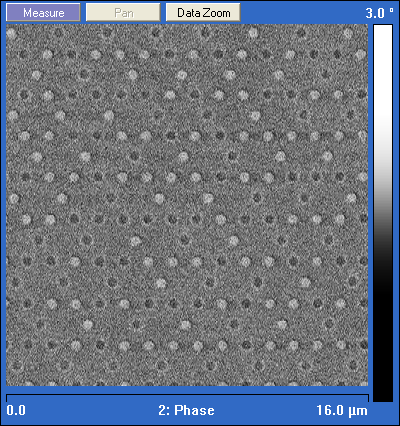
#> input picture TestImages/PerpendicularKagome.bmp, 400 x 426 px
$ python Base.py TestImages/PerpendicularKagome.bmp
#> lines starting #> are read from the running program, lines starting #| are printed output that depends on the picture; after the words box and inside, x2 and y2 are one past the last pixel; in counts of white or black regions, pixels touching at a corner belong together; long printed decimals are rounded
### nodeNetwork.py
"""
This file contains the class NodeNetwork which is meant to be an abstract class to contain a network of points over an image.
The class is given an image, 4 corners of a quadrangle, and a number of rows and columns, it then creates a grid over the image of sample points.
You must implement the method getSamplePointsFromSquare() in order to get the sample points to show up in the image.
One "square" should generally be a small repeatable unit for the pattern of the sample. (e.g. one island cluster, one island, etc)

Once the grid is created, it can be split at a given row/col in order to create another "fixed point" which can be moved around.
The NodeNetwork will interpolate a grid between every quadrangle of four fixed points, allowing flexibility for a user to account for distortion in an image.
The output of the nodenetwork will generally just be reading the color of each of the sample points.
"""

import cv2
import numpy as np
import math
from random import random, sample
import time

#constants
WHITE=(255,255,255)
BLACK=(0,0,0)
GREEN=(0,255,0)
BLUE=(255,0,0)
RED=(0,0,255)

#takes in an [x1,y1] and [x2,y2] and returns their distance
def dist(point1, point2):
    return math.sqrt(math.pow(point1[0] - point2[0], 2)+math.pow(point1[1] - point2[1], 2))
#takes in an [x1,y1] and [x2,y2] and returns a point a certain percent between the two
def getIntermediate(point1,point2,percent):
    return [(point2[0]-point1[0])*percent+point1[0], (point2[1]-point1[1])*percent+point1[1]]


#Basic class to hold an x and y value
class Node:
    def __init__(self,x,y):
        self.x=x;
        self.y=y;
    def xyAsIntTuple(self):
        return (int(self.x),int(self.y))
    def xyAsArray(self):
        return [self.x,self.y]
    def drawLineTo(self,node,im):
        im=cv2.line(im, self.xyAsIntTuple(), node.xyAsIntTuple(), RED, 2)
    def copy(self):
        return Node(self.x,self.y)
    def __str__(self):
        return "("+str(self.x)+","+str(self.y)+")"

#turns [x,y] into (x,y)
def xyArrayToIntTuple(arr):
    return (int(arr[0]),int(arr[1]))


#main class
class NodeNetwork:
    def __init__(self,topLeft,topRight,bottomLeft,bottomRight,rows, cols, image,pointSampleRadius=5,borderWidth=0,colorBias=0):
        #make border
        self.borderWidth=borderWidth
        imHeight=len(image)
        imWidth=len(image[0])
        base=np.zeros((imHeight+2*borderWidth,imWidth+2*borderWidth,3),dtype=np.uint8)
        base[:,:]=127
        base[borderWidth:imHeight+borderWidth,borderWidth:imWidth+borderWidth]=image
        image=base


        self.colorBias=colorBias
        self.image=image
        cv2.waitKey(0)


        #how far around the pixel to look when determining the color of a point
        assert(pointSampleRadius%2==1)#must be odd
        self.pointSampleWidth=pointSampleRadius
        self.bwImage=self.makeBWImage(image)

        #number of rows and columns
        self.rows=rows;
        self.cols=cols;

        #variables to help with point dragging
        self.selectedPoint=None;
        self.dragging=False

        #format {row: rowIndex, col:colIndex, node:Node}
        self.fixedPoints=[
        {"row":0,"col":0,"node":topLeft},
        {"row":0,"col":cols-1,"node":topRight},
        {"row":rows-1,"col":0,"node":bottomLeft},
        {"row":rows-1, "col":cols-1, "node":bottomRight}
            ]

        #defines boundaries
        self.topLeft=self.fixedPoints[0]["node"];
        self.topRight=self.fixedPoints[1]["node"];
        self.bottomLeft=self.fixedPoints[2]["node"];
        self.bottomRight=self.fixedPoints[3]["node"];

        #rows and columns which contain fixed points
        self.fixedRows=[0,rows-1]
        self.fixedCols=[0,cols-1]


        #array of stored samplepoints
        self.samplePoints=[]
        self.setSamplePoints()

    def getBaseImage(self):
        return self.image.copy()

    #turn an image black and white so that it can be easily sampled to find the color of a point
    def makeBWImage(self,image):
        avg_color_per_row = np.average(image, axis=0)
        avg_color = np.average(avg_color_per_row, axis=0)
        avg=np.average(avg_color,axis=0)
        print("Average color:",avg)

        if(self.pointSampleWidth>0):
            blur = cv2.GaussianBlur(image,(self.pointSampleWidth,self.pointSampleWidth),0)
        else:
            blur=image.copy()
        self.blurredImage=blur
        blur=cv2.cvtColor(blur,cv2.COLOR_RGB2GRAY)
        self.BWImage=cv2.adaptiveThreshold(blur, 255, cv2.ADAPTIVE_THRESH_MEAN_C, cv2.THRESH_BINARY, 11,0)
        self.BWImage=cv2.cvtColor(self.BWImage,cv2.COLOR_GRAY2RGB)
        #ret,self.BWImage=cv2.threshold(blur,avg+self.colorBias,255,cv2.THRESH_BINARY)
        cv2.imwrite("bw.jpg", self.BWImage);

    # [33 lines left out: functions countErrors, jiggleNearestFixedPoint, not called in this run]


    #draws the current grid onto an image
    def draw(self,im,samplePointSize=2,showGrid=True):

        #draw all fixed points
        sortedPoints=self.getSortedFixedPoints()
        for (i,point) in enumerate(self.getSortedFixedPoints()):
            #draw fixed point
            im=cv2.circle(im,point["node"].xyAsIntTuple(), 5,RED,-1)

            #hasGrid represents if the point is the topLeft corner of a subgrid
            hasGrid=True;
            topLeft=point
            topLeftCoord=point["node"].xyAsArray()
            if(i==len(sortedPoints)-1):#bottomLeftCorner
                hasGrid=False
            elif(point["row"]==self.rows-1):#bottomRow
                hasGrid=False
            elif(point["col"]==self.cols-1):#last col
                hasGrid=False
            else:#has a valid grid
                #if it has a valid grid then get the coordinants of the verticies
                topRight=sortedPoints[i+1]
                bottomLeft=sortedPoints[i+len(self.fixedCols)]
                bottomRight=sortedPoints[i+len(self.fixedCols)+1]
                cols=topRight["col"]-topLeft["col"]
                rows=bottomLeft["row"]-topLeft["row"]

                topRightCoord=topRight["node"].xyAsArray()
                bottomLeftCoord=bottomLeft["node"].xyAsArray()
                bottomRightCoord=bottomRight["node"].xyAsArray()

                #draw the outline and grid
                if showGrid or self.dragging:
                    im=cv2.line(im,xyArrayToIntTuple(topLeftCoord),xyArrayToIntTuple(topRightCoord),BLACK,1)
                    im=cv2.line(im,xyArrayToIntTuple(topLeftCoord),xyArrayToIntTuple(bottomLeftCoord),BLACK,1)
                    im=cv2.line(im,xyArrayToIntTuple(bottomLeftCoord),xyArrayToIntTuple(bottomRightCoord),BLACK,1)
                    im=cv2.line(im,xyArrayToIntTuple(topRightCoord),xyArrayToIntTuple(bottomRightCoord),BLACK,1)

                    for (startX,startY,endX,endY) in zip(np.linspace(topLeftCoord[0],topRightCoord[0],cols+1), np.linspace(topLeftCoord[1],topRightCoord[1],cols+1), np.linspace(bottomLeftCoord[0],bottomRightCoord[0],cols+1), np.linspace(bottomLeftCoord[1],bottomRightCoord[1],cols+1)):
                        im=cv2.line(im,(int(startX),int(startY)),(int(endX),int(endY)),RED,1)
                    for (startX,startY,endX,endY) in zip(np.linspace(topLeftCoord[0],bottomLeftCoord[0],rows+1), np.linspace(topLeftCoord[1],bottomLeftCoord[1],rows+1), np.linspace(topRightCoord[0],bottomRightCoord[0],rows+1), np.linspace(topRightCoord[1],bottomRightCoord[1],rows+1)):
                        im=cv2.line(im,(int(startX),int(startY)),(int(endX),int(endY)),RED,1)

        #draw the sample points if we are not dragging
        if not self.dragging:
            self.drawSamplePoints(im,size=samplePointSize)


    def drawSamplePoints(self,im,size=2):
        samplePoints=self.samplePoints
        for (rowI, row) in enumerate(samplePoints):
            for (vertexI, vertex) in enumerate(row):
                for (pointI, point) in enumerate(vertex):
                    #Draw Point based on color
                    if(point[2]==1):
                        color=RED
                    elif(point[2]==0):
                        color=GREEN
                    elif(point[2]==-1):
                        color=BLUE

                    im=cv2.circle(im,(int(point[0]),int(point[1])),size,color,-1)

                    #Check for errors:
                    if(self.hasError(samplePoints,rowI,vertexI,pointI)):
                        im=cv2.circle(im,(int(point[0]),int(point[1])),5,GREEN,2)

    #given a given row, vertex, point. Determine if there is an error or not
    def hasError(self, samplePoints, rowI, vertexI, pointI):
        raise Exception("You need to define this function")

    #generates the grid based on the subgrids
    def getGrid(self):
        #generate an empty grid representing each point
        grid=[]
        for row in range(self.rows):
            grid.append([])
            for col in range(self.cols):
                grid[len(grid)-1].append("")

        #loop through each fixed point and draw the grid that it is the top left of
        sortedPoints=self.getSortedFixedPoints()
        for (i,point) in enumerate(self.getSortedFixedPoints()):

            #make sure that point is the topleft ofo a grid and not an edge
            hasGrid=True;
            topLeft=point
            topLeftCoord=point["node"].xyAsArray()
            if(i==len(sortedPoints)-1):#bottomLeftCorner
                hasGrid=False
            elif(point["row"]==self.rows-1):#bottomRow
                hasGrid=False
            elif(point["col"]==self.cols-1):#last col
                hasGrid=False
            else:#has a valid grid
                #get grid coordinates if valid grid
                topRight=sortedPoints[i+1]
                bottomLeft=sortedPoints[i+len(self.fixedCols)]
                bottomRight=sortedPoints[i+len(self.fixedCols)+1]
                cols=topRight["col"]-topLeft["col"]
                rows=bottomLeft["row"]-topLeft["row"]

                topRightCoord=topRight["node"].xyAsArray()
                bottomLeftCoord=bottomLeft["node"].xyAsArray()
                bottomRightCoord=bottomRight["node"].xyAsArray()

            #get all the points in that subgrid
            if(hasGrid):
                for (rowI, rowStartX,rowStartY,rowEndX,rowEndY) in  zip(range(0,rows+1), np.linspace(topLeftCoord[0],bottomLeftCoord[0],rows+1), np.linspace(topLeftCoord[1],bottomLeftCoord[1],rows+1), np.linspace(topRightCoord[0],bottomRightCoord[0],rows+1), np.linspace(topRightCoord[1],bottomRightCoord[1],rows+1)):
                    for(colI, pointX, pointY) in zip(range(0,cols+1), np.linspace(rowStartX,rowEndX,cols+1), np.linspace(rowStartY,rowEndY,cols+1)):
                        grid[point["row"]+rowI][point["col"]+colI]=[pointX,pointY]
        return grid

    #given an x, y. Find whether that point in the image should be considered black or white
    # [38 lines left out: functions sampleImageColor, sampleImage, not called in this run]

    #get sample points as [row][vertex][island] which is an array [x,y,color]
    def setSamplePoints(self):
        image=self.image


        grid=self.getGrid()
        samplePoints=[]
        for (rowI, row) in enumerate(grid[:-1]):
            samplePoints.append([])
            for (pointI,point) in enumerate(row[:-1]):

                #get corners of square
                topLeft=point
                topRight=grid[rowI][pointI+1]
                bottomLeft=grid[rowI+1][pointI]
                bottomRight=grid[rowI+1][pointI+1]

                squareSamplePoints=self.getSamplePointsFromSquare(topLeft,topRight,bottomLeft,bottomRight, row=rowI, col=pointI)
                #get what color each point is

                for samplePoint in squareSamplePoints:

                    samplePoint.append(self.sampleImage(samplePoint[0],samplePoint[1]))


                samplePoints[-1].append(squareSamplePoints)
        self.samplePoints=samplePoints

    def getSamplePointsFromSquare(self,topLeft,topRight,bottomLeft,bottomRight,row=0):
        raise Exception("You need to define this function")

    #given an x,y find the nearest sample point and cycle it between black/white/error states
    # [56 lines left out: functions toggleNearestSamplePoint, getNearestPoint, getNearestFixedPoint, getNearestSamplePoint, not called in this run]

    def selectNearestFixedPoint(self,x,y):
        self.selectedPoint=self.getNearestFixedPoint(x,y)

    #splits gridi into four at the closest ponit
    def splitAtClosestPoint(self,x,y):
        a=self.getNearestPoint(x,y)
        self.addFixedPointRecursive(Node(a["point"][0], a["point"][1]), a["row"], a["col"])

    #get the position of a point at given row and column
    def getPointPosition(self,row,col):
        return self.getGrid()[row][col]

    #adds a fixed point to a row and col
    #BE CAREFUL IT WILL NOT CHECK IF OTHER POINTS NEED TO BE ADDED TO MAKE EVERYTHING SQUARE
    def addFixedPointNotRecursive(self,node,row,col):
        for fixedPoint in self.fixedPoints:
            if(fixedPoint["row"]==row and fixedPoint["col"]==col):
                return;


        if row not in self.fixedRows:
            self.fixedRows.append(row)
        if col not in self.fixedCols:
            self.fixedCols.append(col)
        self.fixedPoints.append({"row":row, "col":col, "node":node})

    #safe to use function to make a given row and col location a fixed point
    #(not actually recursive, it is just called that from when it used to be)
    # [17 lines left out: function addFixedPointRecursive, not called in this run]

    #get fixed points sorted left-to-right, top-to-bottom
    def getSortedFixedPoints(self):
        def eval(node):
            return node["row"]*2*self.cols+node["col"]
        self.fixedPoints.sort(key=eval)
        return self.fixedPoints

    #drag to x,y
    # [10 lines left out: functions updateDragging, stopDragging, not called in this run]

    #draw output
    #this will simply draw a colored circle at each point, for better drawing overwrite
    #this function in the subclass
    def drawData(self, im):
        if not self.dragging:
            samplePoints=self.samplePoints
            height, width, channels = im.shape
            for (rowI, row) in enumerate(samplePoints):
                for (vertexI, vertex) in enumerate(row):
                    for (pointI, point) in enumerate(vertex):
                        if(point[2]==1):
                            color=WHITE
                        else:
                            color=BLACK
                        im=cv2.circle(im, (int(point[0]),int(point[1])), 3, color, -1)

    #spit out all the point data. Generally it is better to  reemplement this in the subclass
    def dataAsString(self):
        string=""
        for (rowI, row) in enumerate(self.samplePoints):
            for (vertexI, vertex) in enumerate(row):
                for (pointI, point) in enumerate(vertex):
                    string+=str(point[2])+", "
                string+="\t"
            string+="\n"
        return string

    #add row to end of lattice
    # [23 lines left out: functions addRow, addCol, not called in this run]

    #remove last row
    def removeRow(self):
        if self.rows<=2:
            return

        #Save the positions of the fixed points in the row to be removed
        savedPoints=[point for point in self.getSortedFixedPoints() if point["row"]==self.rows-1]

        self.rows-=1
        self.fixedRows.remove(self.rows)
        self.fixedRows.append(self.rows-1)

        #remove fixed points in removed row
        self.fixedPoints=[point for point in self.fixedPoints if point["row"]<self.rows]
        self.fixedCols.sort()
        for (point,col) in zip(savedPoints, self.fixedCols):
            self.addFixedPointNotRecursive(point["node"],self.rows-1,col)
        self.setSamplePoints()


    #removes the last column from the lattice
    def removeCol(self):
        #must have at least two columns
        if self.cols<=2:
            return;

        #save the fixed points in the last column because we have to move them up one
        savedPoints=[point for point in self.getSortedFixedPoints() if point["col"]==self.cols-1]

        #remove column
        self.cols-=1
        self.fixedCols.remove(self.cols)

        #fix the last column
        if self.cols-1 not in self.fixedCols:
            self.fixedCols.append(self.cols-1)

        #add back in the fixed points
        self.fixedPoints=[point for point in self.fixedPoints if point["col"]<self.cols]
        self.fixedRows.sort()
        for (point,row) in zip(savedPoints, self.fixedRows):
            self.addFixedPointNotRecursive(point["node"],row,self.cols-1)
        self.setSamplePoints()

### Base.py
import cv2
import numpy as np
import argparse
from nodeNetwork import *

#Set up argparser to allow for input image
parser = argparse.ArgumentParser(description='MFM image analysis')
parser.add_argument('image', metavar='image', type=str, nargs='+',help='Path of image')
args=parser.parse_args()

try:
    image = cv2.imread(args.image[0])
#> image is the input picture: shape (426, 400, 3); mean B, G, R 129.4, 115.9, 107.6
    image = cv2.resize(image, (1000,1000))
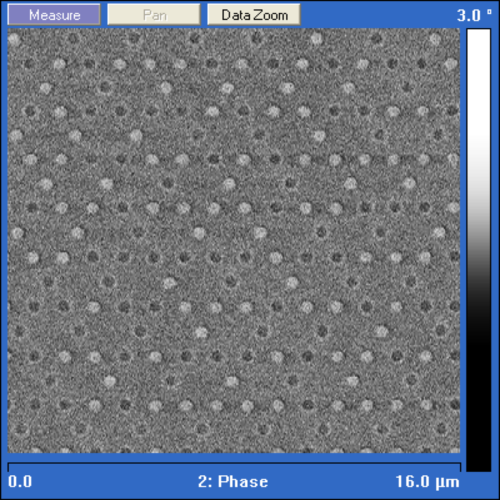
#> image: shape (1000, 1000, 3) (shown at 1/2 size); mean B, G, R 129.3, 115.8, 107.5
except:
    raise Exception("File not found")

#constants
WHITE=(255,255,255)
BLACK=(0,0,0)
GREEN=(0,255,0)
BLUE=(255,0,0)
RED=(0,0,255)

shiftConstant=0.25

class SquareNodeNetwork(NodeNetwork):

    #this will return the four points inside a square
    def getSamplePointsFromSquare(self,topLeft,topRight,bottomLeft,bottomRight,row=0,col=0):
        return []

    #this shows when two sides are both black/white which means the data is being read wrong
    def hasError(self, samplePoints, rowI, vertexI, pointI):
        return False


    def drawData(self,im):
        super().drawData(im)

n=SquareNodeNetwork(Node(10,10),Node(800,10),Node(30,800),Node(700,700),10,10,image)
#> in __init__, `imHeight=len(image)`: imHeight = 1000
#> in makeBWImage, `avg_color_per_row = np.average(image, axis=0)`: avg_color_per_row = 1000 rows, first 8: [0, 0, 0], [19.79, 10.39, 4.98], [97.55, 52.76, 23.89], [176.2, 94.56, 43.8], [196.1, 105.5, 48.78], [196.1, 105.5, 48.78], [196.1, 105.5, 48.78], [196.1, 105.5, 48.78]
#> in makeBWImage, `avg_color = np.average(avg_color_per_row, axis=0)`: avg_color = [129.3, 115.8, 107.5]
#> in makeBWImage, `avg=np.average(avg_color,axis=0)`: avg = 117.5
#| Average color: 117.521
#> in makeBWImage, `blur=cv2.cvtColor(blur,cv2.COLOR_RGB2GRAY)`:
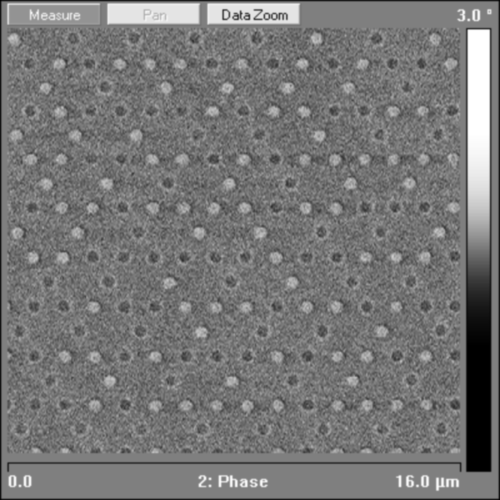
#> blur: shape (1000, 1000) (shown at 1/2 size); min 0, max 255, mean 118.9
#> in makeBWImage, `self.BWImage=cv2.adaptiveThreshold(blur, 255, cv2.ADAPTIVE_THRESH_MEAN..`:
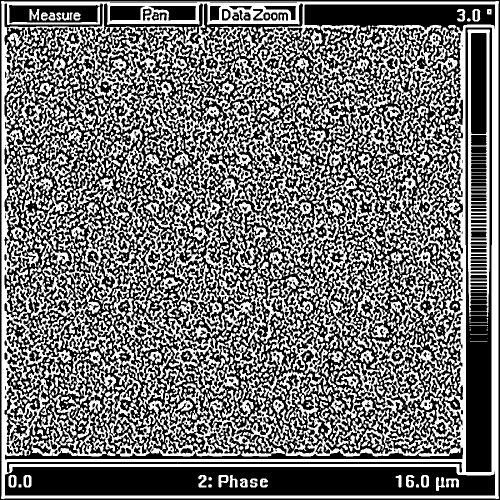
#> self.BWImage: shape (1000, 1000) (shown at 1/2 size); 45.3% white; 1218 white regions (382 under 20 px), largest, box (x1, y1, x2, y2) and area: (2, 2, 998, 998) 194627, (269, 232, 714, 605) 35601, (222, 521, 458, 776) 10259


def show():
    imWidth=1000;
    imHeight=1000;

    outputImage=image.copy()
    n.draw(outputImage)
#> the loop in draw, `for (i,point) in enumerate(self.getSortedFixedPoints()):` made 4 passes
#> pass 1, in draw, `im=cv2.line(im,xyArrayToIntTuple(topLeftCoord),xyArrayToIntTuple(botto..`:
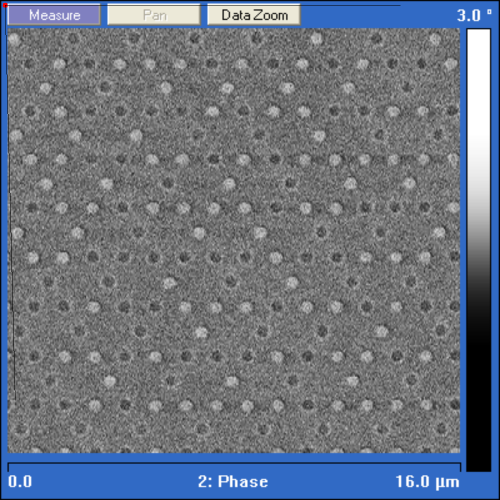
#> im: shape (1000, 1000, 3) (shown at 1/2 size); mean B, G, R 129, 115.6, 107.3
#> pass 1, in draw, `im=cv2.line(im,xyArrayToIntTuple(bottomLeftCoord),xyArrayToIntTuple(bo..`:
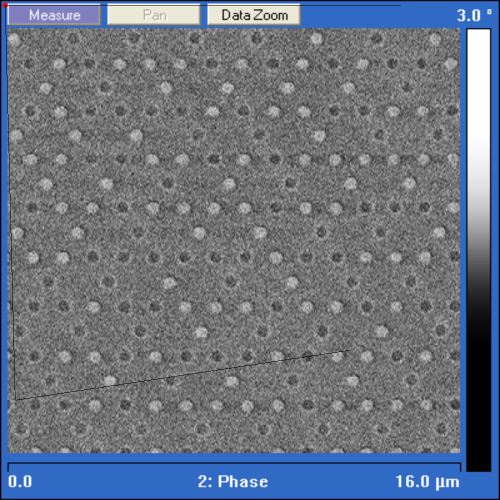
#> im: shape (1000, 1000, 3) (shown at 1/2 size); 0.07% of pixels changed, all inside (x1, y1, x2, y2) = (31, 700, 701, 801)
#> after the loop in draw, `for (i,point) in enumerate(self.getSortedFixedPoints()):`:
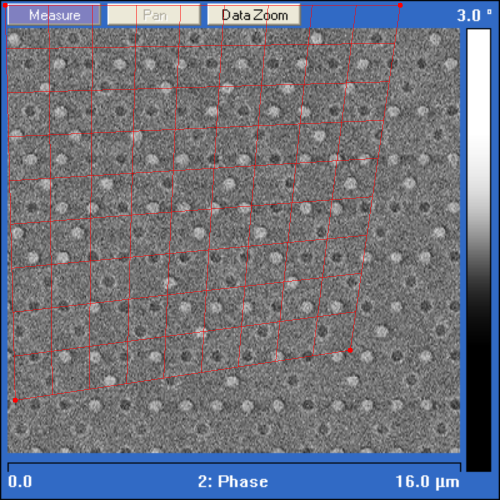
#> im: shape (1000, 1000, 3) (shown at 1/2 size); 1.48% of pixels changed, all inside (x1, y1, x2, y2) = (10, 5, 806, 806)
    cv2.imshow("window",outputImage)

    outputImage=np.zeros((imHeight,imWidth,3), np.uint8)
    outputImage[:,:]=(127,127,127)
    n.drawData(outputImage)
    cv2.imshow("output",outputImage)


lastMouse=(0,0)
# [15 lines left out: function mouse_event, not called in this run]

show();
cv2.setMouseCallback('window', mouse_event)
#TODO add a button to cycle a point (correct errors manually)
while True:
    key=cv2.waitKey(0)
#> (key e is pressed here)
    if(key==ord("\r")):
        break;
    elif(key==ord("+")):
        if shiftConstant<0.5:
            shiftConstant+=0.01
        n.setSamplePoints()
    elif(key==ord("-")):
        if shiftConstant>0:
            shiftConstant-=0.01
        n.setSamplePoints()
    elif(key==ord("r")):
        n.addRow()
    elif(key==ord("e")):
        n.removeRow()

    elif(key==ord("c")):
        n.addCol()
    elif(key==ord("x")):
        n.removeCol()

    show()
#> the loop in draw (call 2), `for (i,point) in enumerate(self.getSortedFixedPoints()):` made 4 passes
#> pass 2, in draw (call 2), `im=cv2.circle(im,point["node"].xyAsIntTuple(), 5,RED,-1)`:
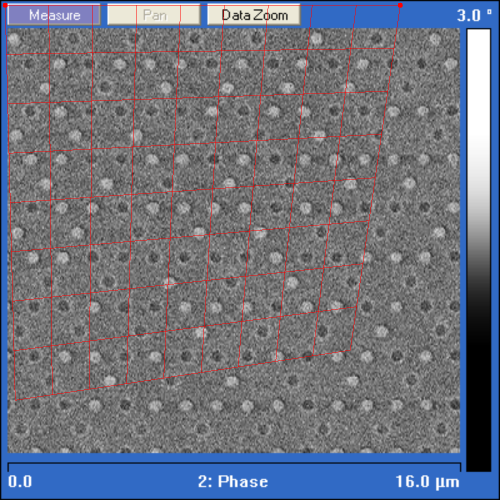
#> im: shape (1000, 1000, 3) (shown at 1/2 size); mean B, G, R 127.5, 114.1, 109.4

with open('output.csv', 'w') as file:
    file.write(n.dataAsString())

outputImage=np.zeros((1000,1000,3), np.uint8)
outputImage[:,:]=(127,127,127)
n.drawData(outputImage)
cv2.imwrite("output.jpg", np.float32(outputImage));

cv2.destroyAllWindows()
